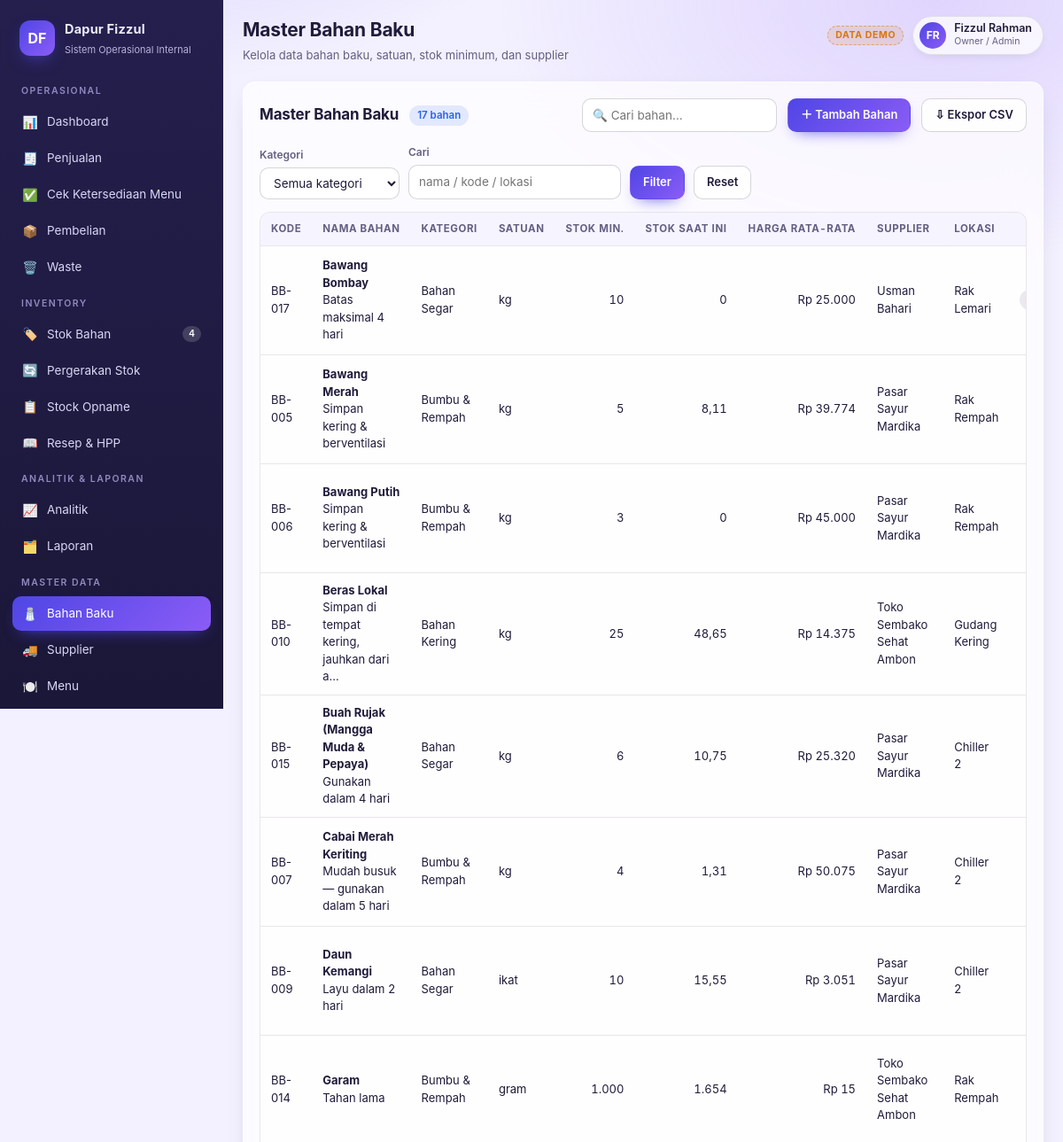
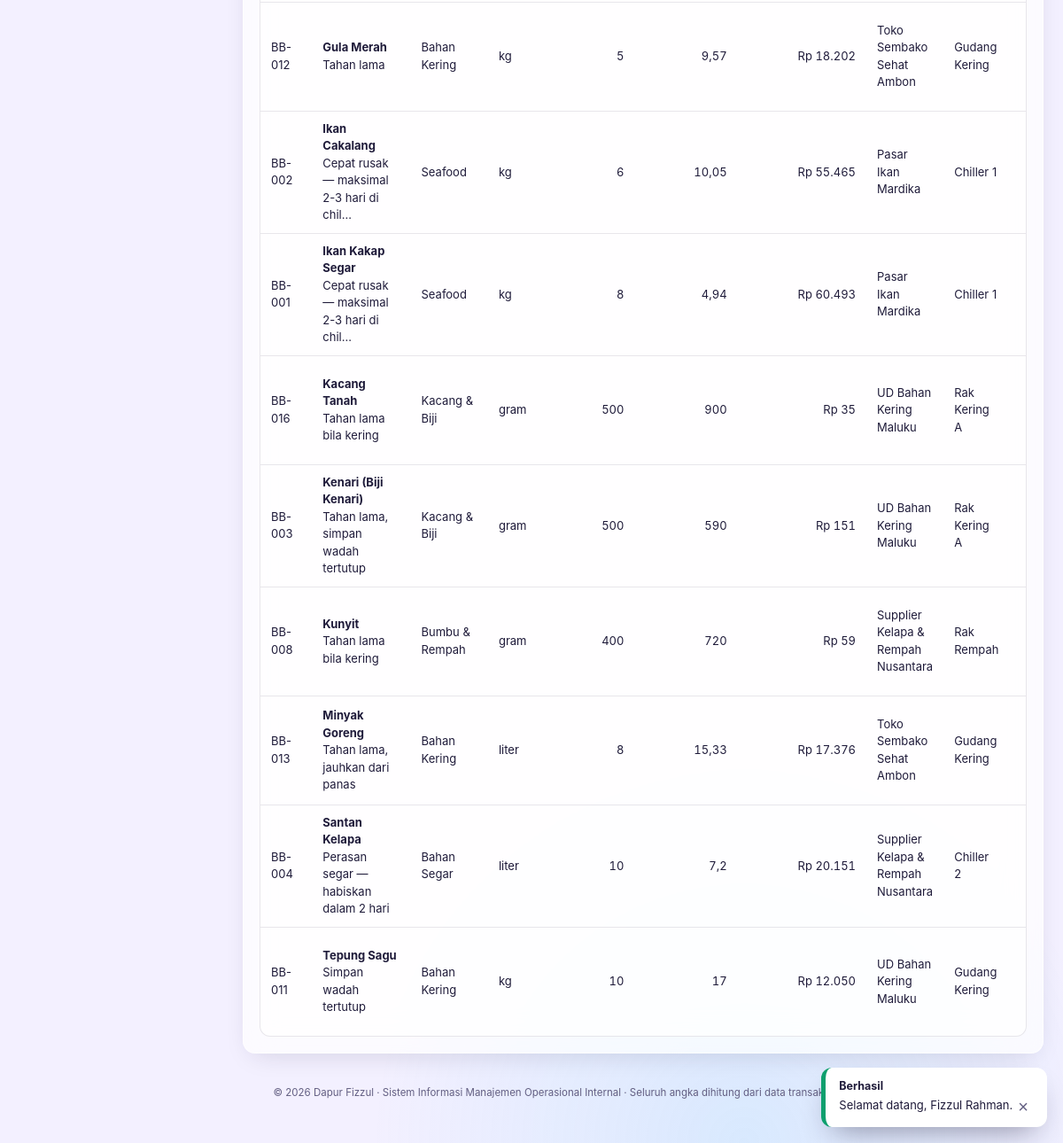
The page /bahan/index.php/ (signed in) on the database its author committed (2 pictures, top to bottom).
### tables this page shows
CREATE TABLE users (
            id INTEGER PRIMARY KEY AUTOINCREMENT,
            username TEXT NOT NULL UNIQUE,
            name TEXT NOT NULL,
            email TEXT,
            phone TEXT,
            role_id INTEGER NOT NULL REFERENCES roles(id),
            password_hash TEXT NOT NULL,
            is_active INTEGER NOT NULL DEFAULT 1,
            last_login TEXT,
            created_at TEXT NOT NULL
        );

CREATE TABLE roles (
            id INTEGER PRIMARY KEY AUTOINCREMENT,
            code TEXT NOT NULL UNIQUE,
            name TEXT NOT NULL,
            permissions TEXT NOT NULL DEFAULT ''
        );

CREATE TABLE ingredients (
            id INTEGER PRIMARY KEY AUTOINCREMENT,
            code TEXT NOT NULL UNIQUE,
            name TEXT NOT NULL,
            category_id INTEGER REFERENCES ingredient_categories(id),
            unit TEXT NOT NULL,
            min_stock REAL NOT NULL DEFAULT 0,
            current_stock REAL NOT NULL DEFAULT 0,
            avg_cost REAL NOT NULL DEFAULT 0,
            last_cost REAL NOT NULL DEFAULT 0,
            supplier_id INTEGER REFERENCES suppliers(id),
            storage_location TEXT,
            expiry_info TEXT,
            is_active INTEGER NOT NULL DEFAULT 1,
            created_at TEXT NOT NULL,
            updated_at TEXT
        );

### app.php (called while the page is built, shortened)
<?php
$dir = (string)($SIMOP_DIR ?? '');
$pdo = db();
$page = $dir !== '' ? (ROUTES[$dir] ?? 'dashboard') : 'dashboard';
require_login();
$NAV = [
    'Operasional' => [
        ['dashboard', 'Dashboard', '📊', 'dashboard'],
        ['sales', 'Penjualan', '🧾', 'sales'],
        ['availability', 'Cek Ketersediaan Menu', '✅', 'availability'],
        ['purchases', 'Pembelian', '📦', 'purchase'],
        ['waste', 'Waste', '🗑️', 'waste'],
    ],
    'Inventory' => [
        ['inventory', 'Stok Bahan', '🏷️', 'inventory'],
        ['movements', 'Pergerakan Stok', '🔄', 'inventory'],
        ['opname', 'Stock Opname', '📋', 'opname'],
        ['recipes', 'Resep & HPP', '📖', 'recipes_view'],
    ],
    'Analitik & Laporan' => [
        ['analytics', 'Analitik', '📈', 'analytics'],
        ['reports', 'Laporan', '🗂️', 'reports'],
    ],
    'Master Data' => [
        ['master_ingredients', 'Bahan Baku', '🧂', 'master'],
        ['master_suppliers', 'Supplier', '🚚', 'master'],
        ['master_menus', 'Menu', '🍽️', 'master'],
        ['master_categories', 'Kategori Bahan', '📁', 'master'],
    ],
    'Sistem' => [
        ['master_users', 'Pengguna', '👥', 'users'],
        ['audit', 'Audit Trail', '🕵️', 'audit'],
        ['settings', 'Pengaturan', '⚙️', 'settings'],
        ['mysql_download', 'Unduh Database MySQL', '🗄️', 'settings'],
    ],
];
[$pageTitle, $pageSubtitle] = $PAGES[$page];
include VIEW_DIR . '/layout.php';

### bahan/index.php (called while the page is built, shortened)
<?php
$SIMOP_DIR   = 'bahan';
require __DIR__ . '/../app.php';

### lib/helpers.php (called while the page is built, shortened)
<?php
if (!function_exists('e')) {
    function e(?string $s): string
    {
        return htmlspecialchars((string)$s, ENT_QUOTES, 'UTF-8');
    }
}
function rp($n, bool $withPrefix = true): string
{
    $n = (float)$n;
    $s = number_format($n, 0, ',', '.');
    return $withPrefix ? 'Rp ' . $s : $s;
}
function num($n, int $dec = 2): string
{
    $n = (float)$n;
    $s = number_format($n, $dec, ',', '.');
    $s = rtrim(rtrim($s, '0'), ',');
    return $s === '' ? '0' : $s;
}
function unit_label(?string $u): string
{
    return UNITS[$u]['label'] ?? (string)$u;
}
function take_flash(): array
{
    $f = $_SESSION['flash'] ?? [];
    return $f;
}
function base_rel(): string
{
    return str_repeat('../', max(0, (int)($GLOBALS['SIMOP_DEPTH'] ?? 1)));
}
function self_url(): string
{
    return (string)($GLOBALS['SIMOP_SELF'] ?? './');
}
function app_asset(string $path): string
{
    return base_rel() . 'assets/' . ltrim($path, '/');
}
function export_base(): string
{
    return base_rel() . 'export.php';
}
function app_url(string $page, array $params = []): string
{
    $dir = PAGE_DIR[$page] ?? PAGE_DIR['dashboard'];
    $q = $params ? '?' . http_build_query($params) : '';
    return base_rel() . $dir . '/' . $q;
}
function g(string $key, ?string $default = null): ?string
{
    $v = $_GET[$key] ?? null;
    return is_string($v) && $v !== '' ? $v : $default;
}

### lib/db.php (called while the page is built, shortened)
<?php
function db_driver(): string
{
    $override = $GLOBALS['SIMOP_DIALECT_OVERRIDE'] ?? null;
    return DB_DRIVER === 'mysql' ? 'mysql' : 'sqlite';
}
function db(): PDO
{
    static $pdo = null;
    if ($pdo instanceof PDO) {
        return $pdo;
    }
    $opts = [
        PDO::ATTR_ERRMODE            => PDO::ERRMODE_EXCEPTION,
        PDO::ATTR_DEFAULT_FETCH_MODE => PDO::FETCH_ASSOC,
    ];
    if (db_driver() === 'mysql') {
        $dsn = 'mysql:host=' . MYSQL_HOST . ';port=' . MYSQL_PORT
            . (MYSQL_DB !== '' ? ';dbname=' . MYSQL_DB : '') . ';charset=utf8mb4';
        $opts[PDO::ATTR_EMULATE_PREPARES] = false;
        $pdo = new PDO($dsn, MYSQL_USER, MYSQL_PASS, $opts);
        try { $pdo->exec("SET SESSION sql_mode = 'STRICT_TRANS_TABLES,NO_ENGINE_SUBSTITUTION'"); } catch (Throwable $e) {}
        try { $pdo->exec("SET SESSION time_zone = '+07:00'"); } catch (Throwable $e) {}
    } else {
        $pdo = new PDO('sqlite:' . DB_FILE, null, null, $opts);
        $pdo->exec('PRAGMA busy_timeout = 5000');
        $pdo->exec('PRAGMA journal_mode = WAL');
        $pdo->exec('PRAGMA synchronous = NORMAL');
        $pdo->exec('PRAGMA foreign_keys = ON');
    }
    return $pdo;
}
function setting_get(PDO $pdo, string $key, ?string $default = null): ?string
{
    try {
        $stmt = $pdo->prepare(sql_prepare('SELECT v FROM settings WHERE k = ?'));
        $stmt->execute([$key]);
        $val = $stmt->fetchColumn();
        return $val === false ? $default : (string)$val;
    } catch (Throwable $e) {
        return $default;
    }
}
function q(PDO $pdo, string $sql, array $params = []): array
{
    $stmt = $pdo->prepare(sql_prepare($sql));
    $stmt->execute($params);
    return $stmt->fetchAll();
}
function q1(PDO $pdo, string $sql, array $params = []): ?array
{
    $stmt = $pdo->prepare(sql_prepare($sql));
    $stmt->execute($params);
    $row = $stmt->fetch();
    return $row === false ? null : $row;
}

### lib/sql.php (called while the page is built, shortened)
<?php
function sql_prepare(string $sql): string
{
    if (db_driver() !== 'mysql') {
        return $sql;
    }
    return $sql;
}

### lib/auth.php (called while the page is built, shortened)
<?php
function current_user(): ?array
{
    static $cached = null;
    if (isset($_SESSION['uid'])) {
        if ($cached === null) {
            $cached = q1(db(), 'SELECT u.*, r.code AS role_code, r.name AS role_name, r.permissions
                              FROM users u JOIN roles r ON r.id = u.role_id
                              WHERE u.id = ? AND u.is_active = 1', [(int)$_SESSION['uid']]);
        }
        return $cached;
    }
    return null;
}
function is_logged_in(): bool
{
    return current_user() !== null;
}
function can(string $permission): bool
{
    $u = current_user();
    $perms = PERMISSIONS[(string)$u['role_code']] ?? [];
    return in_array($permission, $perms, true);
}
function require_login(): void
{
    if (!is_logged_in()) {
        app_redirect('login');
    }
}

### lib/inventory.php (called while the page is built, shortened)
<?php
function low_stock_rows(PDO $pdo, ?float $limitRatio = null): array
{
    $rows = q($pdo, 'SELECT i.*, c.name AS category_name, s.name AS supplier_name
                     FROM ingredients i
                     LEFT JOIN ingredient_categories c ON c.id = i.category_id
                     LEFT JOIN suppliers s ON s.id = i.supplier_id
                     WHERE i.is_active = 1 AND i.min_stock > 0 AND i.current_stock < i.min_stock
                     ORDER BY (i.current_stock * 1.0 / i.min_stock) ASC, i.name');
    return $rows;
}

### lib/ui.php (called while the page is built, shortened)
<?php
function str_initials(string $name, int $max = 2): string
{
    $out = '';
    foreach (preg_split('/\s+/', trim($name)) as $w) {
        $c = function_exists('mb_substr') ? mb_substr($w, 0, 1) : substr($w, 0, 1);
        $out .= function_exists('mb_strtoupper') ? mb_strtoupper($c) : strtoupper($c);
        if ((function_exists('mb_strlen') ? mb_strlen($out) : strlen($out)) >= $max) break;
    }
    return $out;
}
function str_short(?string $s, int $len): string
{
    $s = (string)$s;
    if (function_exists('mb_strimwidth')) return mb_strimwidth($s, 0, $len, '…');
    return strlen($s) > $len ? substr($s, 0, $len - 1) . '…' : $s;
}

### views/pages/master_ingredients.php (the view, shortened to what this page needs)
<?php
$search = (string)(g('q', '') ?? '');
$w = '1=1'; $p = [];
$rows = q($pdo, "SELECT i.*, c.name AS category_name, s.name AS supplier_name,
                        (SELECT COUNT(*) FROM inventory_movements m WHERE m.ingredient_id = i.id) AS n_move,
                        (SELECT COUNT(*) FROM recipe_items ri WHERE ri.ingredient_id = i.id) AS n_recipe
                 FROM ingredients i
                 LEFT JOIN ingredient_categories c ON c.id = i.category_id
                 LEFT JOIN suppliers s ON s.id = i.supplier_id
                 WHERE $w ORDER BY i.name", $p);
?>
<div class="card">
    <div class="card-head">
        <h2>Master Bahan Baku</h2>
        <span class="badge info"><?= count($rows) ?> bahan</span>
        <input type="text" data-filter="#tbl-ing" placeholder="🔍 Cari bahan…" style="max-width:220px;">
        <a class="btn btn-primary" data-modal="m-ing" data-reset href="#">＋ Tambah Bahan</a>
        <a class="btn" href="<?= e(export_base()) ?>?type=ingredients">⇩ Ekspor CSV</a>
    </div>
    <form class="filter-bar" method="get" action="<?= e(self_url()) ?>" style="margin-bottom:14px;">
        <div class="field"><label>Kategori</label><select name="category_id"><option value="">Semua kategori</option>
        </select></div>
        <div class="field"><label>Cari</label><input type="text" name="q" value="<?= e($search) ?>" placeholder="nama / kode / lokasi"></div>
        <button class="btn btn-primary" type="submit">Filter</button>
        <a class="btn" href="<?= e(app_url('master_ingredients')) ?>">Reset</a>
    </form>
    <div class="table-wrap"><table class="data" id="tbl-ing">
        <thead><tr><th>Kode</th><th>Nama Bahan</th><th>Kategori</th><th>Satuan</th><th class="num">Stok Min.</th>
            <th class="num">Stok Saat Ini</th><th class="num">Harga Rata-rata</th><th>Supplier</th><th>Lokasi</th>
            <th class="mid">Status</th><th class="mid">Dipakai Resep</th><th class="mid">Aksi</th></tr></thead>
        <tbody>
        <?php foreach ($rows as $r): ?>
            <tr>
                <td><?= e($r['code']) ?></td>
                <td><b><?= e($r['name']) ?></b>
                    <?php if ($r['expiry_info']): ?><div class="li-sub"><?= e(str_short($r['expiry_info'], 40)) ?></div><?php endif; ?></td>
                <td><?= e($r['category_name'] ?? '-') ?></td>
                <td><?= e(unit_label($r['unit'])) ?></td>
                <td class="num"><?= num($r['min_stock']) ?></td>
                <td class="num"><?= num($r['current_stock']) ?></td>
                <td class="num"><?= rp($r['avg_cost']) ?></td>
                <td><?= e($r['supplier_name'] ?? '-') ?></td>
                <td><?= e($r['storage_location'] ?? '-') ?></td>
                <td class="mid"><?= (int)$r['is_active'] === 1 ? '<span class="badge ok">Aktif</span>' : '<span class="badge muted">Diarsipkan</span>' ?></td>
            </tr>
        <?php endforeach; ?>
        </tbody></table></div>
</div>

### views/layout.php (shortened to what this page needs)
<?php
$user = current_user();
$initials = str_initials((string)$user['name']);
$lowCount = can('inventory') ? count(low_stock_rows($pdo)) : 0;
$flashes = take_flash();
?>
<!DOCTYPE html>
<html lang="id">
<head>
<link rel="stylesheet" href="<?= e(app_asset('css/app.css')) ?>?v=<?= e(APP_VERSION) ?>">
</head>
<body>
<div class="app">
    <aside class="sidebar">
        <div class="brand">
            <div class="brand-logo">DF</div>
            <div class="brand-text">
                <b>Dapur Fizzul</b>
                <span>Sistem Operasional Internal</span>
            </div>
        </div>
        <?php foreach ($NAV as $group => $items): ?>
            <?php
            $visible = array_values(array_filter($items, fn($it) => can($it[3])));
            ?>
            <div class="nav-group">
                <div class="nav-title"><?= e($group) ?></div>
                <?php foreach ($visible as [$pg, $label, $icon, $perm]): ?>
                    <a class="nav-link <?= $page === $pg ? 'active' : '' ?>" data-nav="<?= e($pg) ?>" href="<?= e(app_url($pg)) ?>">
                        <span class="ico"><?= $icon ?></span>
                        <span><?= e($label) ?></span>
                        <?php if ($pg === 'inventory' && $lowCount > 0): ?>
                            <span class="nav-badge"><?= $lowCount ?></span>
                        <?php endif; ?>
                    </a>
                <?php endforeach; ?>
            </div>
        <?php endforeach; ?>
    </aside>
    <main class="main">
        <div class="topbar">
            <div>
                <h1><?= e($pageTitle) ?></h1>
                <div class="sub"><?= e($pageSubtitle) ?></div>
            </div>
            <div class="topbar-actions">
                <?php if (setting_get($pdo, 'demo_mode') === '1'): ?>
                    <span class="demo-tag" title="Aplikasi berisi data contoh untuk pengujian">DATA DEMO</span>
                <?php endif; ?>
                <div class="user-chip">
                    <div class="avatar"><?= e($initials) ?></div>
                    <div>
                        <div class="u-name"><?= e($user['name']) ?></div>
                        <div class="u-role"><?= e(ROLES[$user['role_code']] ?? $user['role_name']) ?></div>
                    </div>
                </div>
            </div>
        </div>
        <?php include $view; ?>
        <div style="margin-top:36px;font-size:11.5px;color:var(--muted);text-align:center;">
            © <?= date('Y') ?> Dapur Fizzul · Sistem Informasi Manajemen Operasional Internal ·
            Seluruh angka dihitung dari data transaksi yang tersimpan di database (SQLite).
        </div>
    </main>
</div>
<div class="toast-stack">
    <?php foreach ($flashes as $f): ?>
        <div class="toast <?= e($f['type']) ?>"><b><?= $f['type'] === 'ok' ? 'Berhasil' : ($f['type'] === 'danger' ? 'Gagal' : 'Perhatian') ?></b><?= e($f['message']) ?></div>
    <?php endforeach; ?>
</div>
</body>
</html>

### rows shown on the page
users: name "FR", name "Fizzul Rahman", role.code "Owner / Admin"
ingredients: code "BB-017", name "Bawang Bombay", expiry_info "Batas maksimal 4 hari", category_name "Bahan Segar", unit "kg", min_stock "10", current_stock "0", avg_cost "Rp 25.000", supplier_name "Usman Bahari", storage_location "Rak Lemari"
ingredients: code "BB-005", name "Bawang Merah", expiry_info "Simpan kering & berventilasi", category_name "Bumbu & Rempah", unit "kg", min_stock "5", current_stock "8,11", avg_cost "Rp 39.774", supplier_name "Pasar Sayur Mardika", storage_location "Rak Rempah"
ingredients: code "BB-006", name "Bawang Putih", expiry_info "Simpan kering & berventilasi", category_name "Bumbu & Rempah", unit "kg", min_stock "3", current_stock "0", avg_cost "Rp 45.000", supplier_name "Pasar Sayur Mardika", storage_location "Rak Rempah"
ingredients: code "BB-010", name "Beras Lokal", expiry_info "Simpan di tempat kering, jauhkan dari a…", category_name "Bahan Kering", unit "kg", min_stock "25", current_stock "48,65", avg_cost "Rp 14.375", supplier_name "Toko Sembako Sehat Ambon", storage_location "Gudang Kering"
ingredients: code "BB-015", name "Buah Rujak (Mangga Muda & Pepaya)", expiry_info "Gunakan dalam 4 hari", category_name "Bahan Segar", unit "kg", min_stock "6", current_stock "10,75", avg_cost "Rp 25.320", supplier_name "Pasar Sayur Mardika", storage_location "Chiller 2"
ingredients: code "BB-007", name "Cabai Merah Keriting", expiry_info "Mudah busuk — gunakan dalam 5 hari", category_name "Bumbu & Rempah", unit "kg", min_stock "4", current_stock "1,31", avg_cost "Rp 50.075", supplier_name "Pasar Sayur Mardika", storage_location "Chiller 2"
ingredients: code "BB-009", name "Daun Kemangi", expiry_info "Layu dalam 2 hari", category_name "Bahan Segar", unit "ikat", min_stock "10", current_stock "15,55", avg_cost "Rp 3.051", supplier_name "Pasar Sayur Mardika", storage_location "Chiller 2"
ingredients: code "BB-014", name "Garam", expiry_info "Tahan lama", category_name "Bumbu & Rempah", unit "gram", min_stock "1.000", current_stock "1.654", avg_cost "Rp 15", supplier_name "Toko Sembako Sehat Ambon", storage_location "Rak Rempah"
ingredients: code "BB-012", name "Gula Merah", expiry_info "Tahan lama", category_name "Bahan Kering", unit "kg", min_stock "5", current_stock "9,57", avg_cost "Rp 18.202", supplier_name "Toko Sembako Sehat Ambon", storage_location "Gudang Kering"
ingredients: code "BB-002", name "Ikan Cakalang", expiry_info "Cepat rusak — maksimal 2-3 hari di chil…", category_name "Seafood", unit "kg", min_stock "6", current_stock "10,05", avg_cost "Rp 55.465", supplier_name "Pasar Ikan Mardika", storage_location "Chiller 1"
ingredients: code "BB-001", name "Ikan Kakap Segar", expiry_info "Cepat rusak — maksimal 2-3 hari di chil…", category_name "Seafood", unit "kg", min_stock "8", current_stock "4,94", avg_cost "Rp 60.493", supplier_name "Pasar Ikan Mardika", storage_location "Chiller 1"
ingredients: code "BB-016", name "Kacang Tanah", expiry_info "Tahan lama bila kering", category_name "Kacang & Biji", unit "gram", min_stock "500", current_stock "900", avg_cost "Rp 35", supplier_name "UD Bahan Kering Maluku", storage_location "Rak Kering A"
ingredients: code "BB-003", name "Kenari (Biji Kenari)", expiry_info "Tahan lama, simpan wadah tertutup", category_name "Kacang & Biji", unit "gram", min_stock "500", current_stock "590", avg_cost "Rp 151", supplier_name "UD Bahan Kering Maluku", storage_location "Rak Kering A"
ingredients: code "BB-008", name "Kunyit", expiry_info "Tahan lama bila kering", category_name "Bumbu & Rempah", unit "gram", min_stock "400", current_stock "720", avg_cost "Rp 59", supplier_name "Supplier Kelapa & Rempah Nusantara", storage_location "Rak Rempah"
ingredients: code "BB-013", name "Minyak Goreng", expiry_info "Tahan lama, jauhkan dari panas", category_name "Bahan Kering", unit "liter", min_stock "8", current_stock "15,33", avg_cost "Rp 17.376", supplier_name "Toko Sembako Sehat Ambon", storage_location "Gudang Kering"
ingredients: code "BB-004", name "Santan Kelapa", expiry_info "Perasan segar — habiskan dalam 2 hari", category_name "Bahan Segar", unit "liter", min_stock "10", current_stock "7,2", avg_cost "Rp 20.151", supplier_name "Supplier Kelapa & Rempah Nusantara", storage_location "Chiller 2"
ingredients: code "BB-011", name "Tepung Sagu", expiry_info "Simpan wadah tertutup", category_name "Bahan Kering", unit "kg", min_stock "10", current_stock "17", avg_cost "Rp 12.050", supplier_name "UD Bahan Kering Maluku", storage_location "Gudang Kering"

### other values the page prints
$group "OPERASIONAL"
$icon "📊"
$label "Dashboard"
$icon "🧾"
$label "Penjualan"
$icon "✅"
$label "Cek Ketersediaan Menu"
$icon "📦"
$label "Pembelian"
$icon "🗑️"
$label "Waste"
$group "INVENTORY"
$icon "🏷️"
$label "Stok Bahan"
$icon "🔄"
